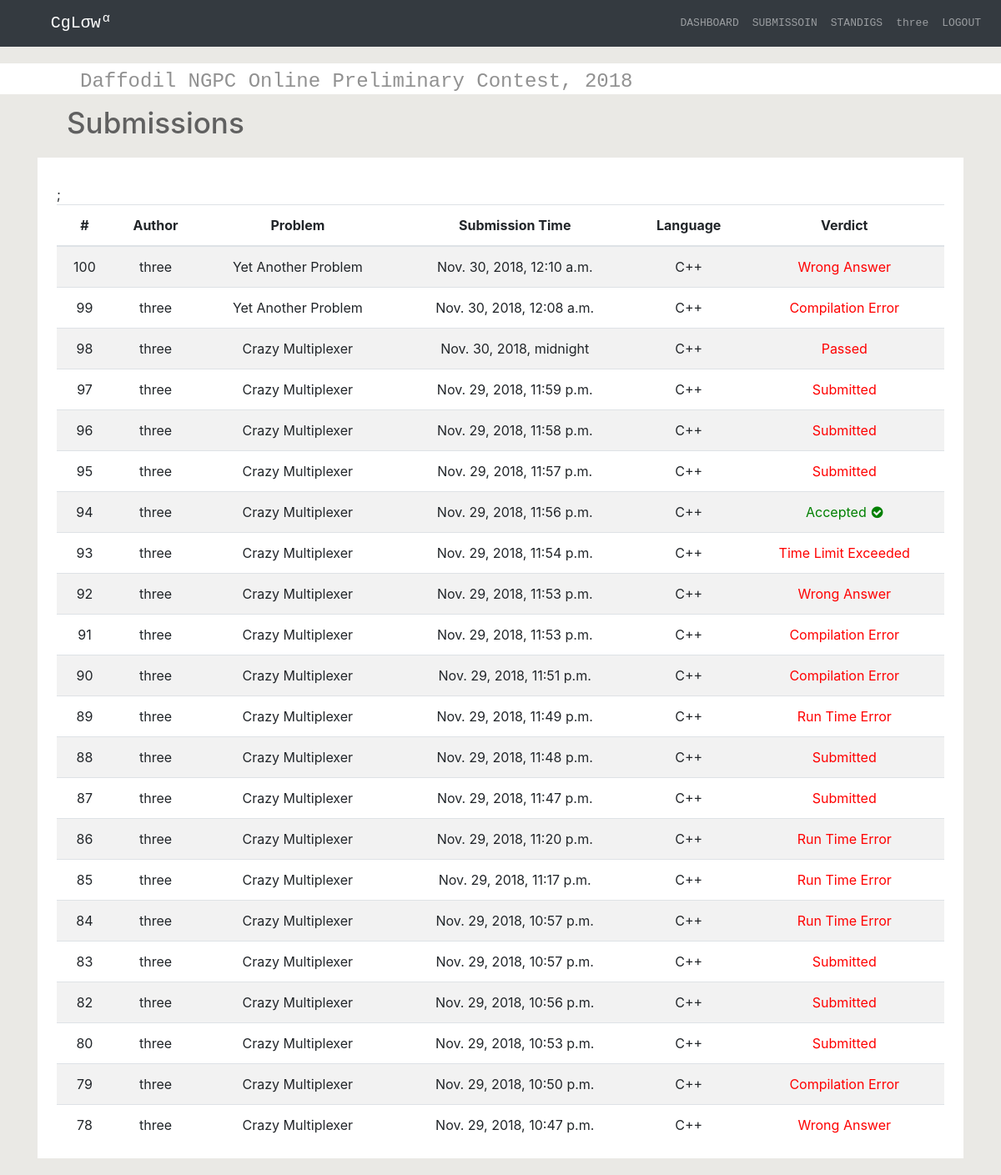
Before: /contest/2/submission (signed in) with the older database file.
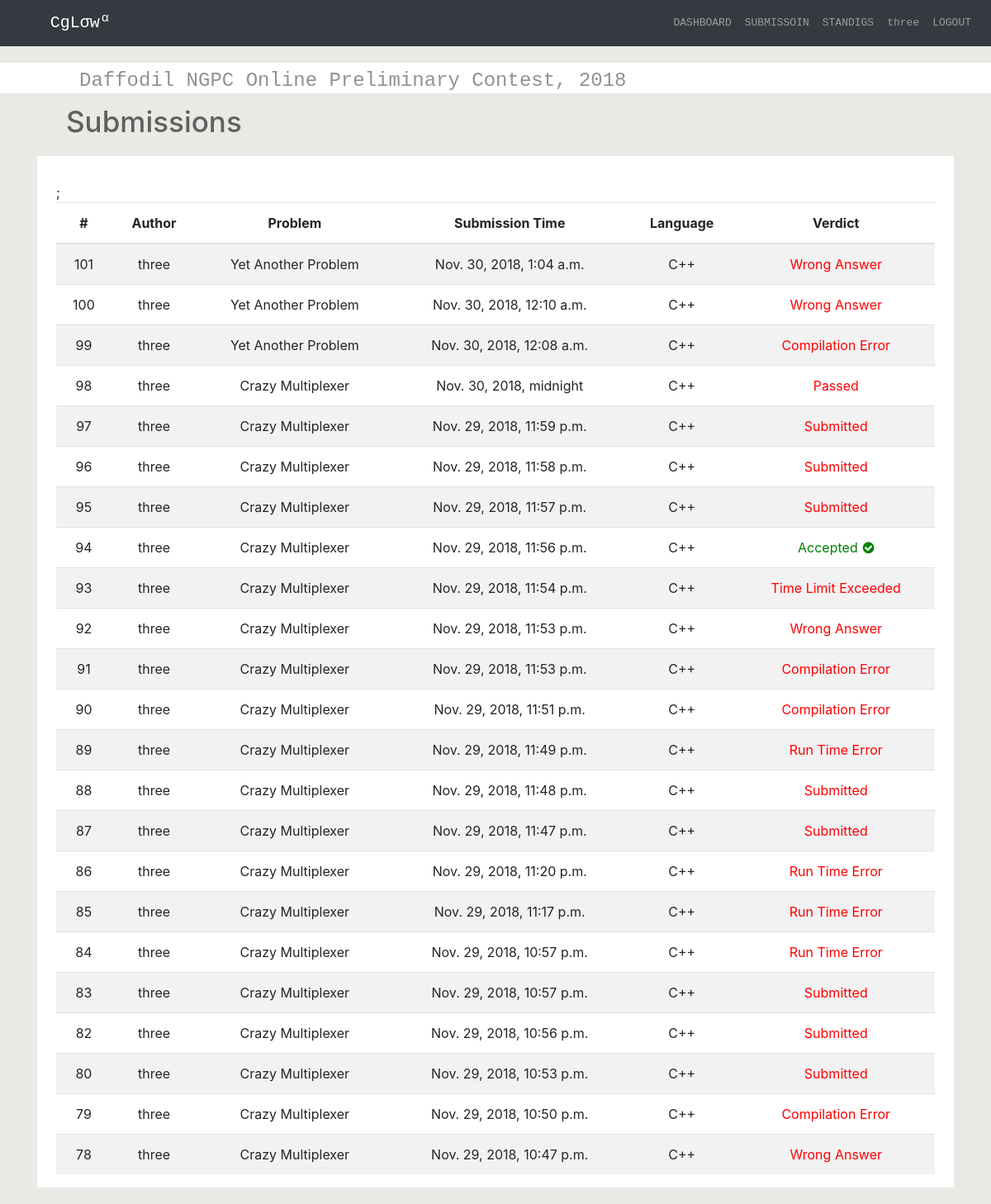
After: the same page with the newer database file.
### contest/models.py (models this page shows, shortened)
class contest(models.Model):
	name = models.CharField(max_length=200)
	start_time = models.DateTimeField(auto_now=False, auto_now_add=False)
	end_time = models.DateTimeField(auto_now=False, auto_now_add=False)
	def __str__(self):
		return self.name

class contest_submission(models.Model):
	problem_id = models.ForeignKey(contest_problemset, on_delete=models.CASCADE)
	user_id = models.ForeignKey(User, on_delete=models.CASCADE)
	judge_result = models.CharField(max_length=50, default="Submitted")
	submission_time = models.DateTimeField(auto_now_add=True)
	uploaded_file = models.FileField(upload_to='contestData/user_submission/')
	language = models.CharField(max_length=50)

class contest_problemset(models.Model):
	problem_title = models.CharField(max_length=5)
	problem_name = models.CharField(max_length=300)
	problem_file = models.FileField(upload_to='contestData/problemset/', blank=True)
	problem_time_limit = models.FloatField(default=2.0)
	problem_input = models.FileField(upload_to='contestData/problemset_input/', blank=True)
	problem_out = models.FileField(upload_to='contestData/problemset_output/', blank=True)
	total_submit = models.IntegerField(default=0)
	total_solve = models.IntegerField(default=0)
	contest_id = models.ForeignKey(contest, on_delete=models.CASCADE)
	special_judge = models.BooleanField(default=False)

### contest/views.py (the view)
# urls.py: url(r'^(?P<pk>\d+)/submission$', views.contest_individual_submission, name='contest_individual_submission'),
def contest_individual_submission(request, pk=None):
	contest_info = contest_table.objects.get(pk=pk)
	start_time = contest_info.start_time
	current_time = datetime.datetime.now(timezone.utc)
	sub = start_time.timestamp() - current_time.timestamp()
	if sub > 0.0:
		return render(request, 'home/404.html')
	context = {}
	if request.user.is_authenticated:
		context['username'] = request.user.username
	l = contest_submission.objects.filter(user_id=request.user, problem_id__contest_id__id=pk).order_by("-submission_time")
	context['contest_submission'] = l
	context['contest_info'] = contest_info
	context['contest_id'] = pk
	return render(request, 'contest/contest_submission.html', context)

### contest/templates/contest/contest_submission.html
{% extends 'home/contest_header.html' %}
{% block navitem %}
  <ul class="navbar-nav">
    <li class="nav-item">
      <a class="nav-link" style="font-family: Courier New,Courier,Lucida Sans Typewriter,Lucida Typewriter,monospace; font-size: 13px;" href="{% url 'contest_dashboard' pk=contest_id %}">DASHBOARD</a>
    </li>
    <li class="nav-item">
      <a class="nav-link" style="font-family: Courier New,Courier,Lucida Sans Typewriter,Lucida Typewriter,monospace; font-size: 13px;" href="{% url 'contest_individual_submission' pk=contest_id %}">SUBMISSOIN</a>
      <li class="nav-item">
        <a class="nav-link" style="font-family: Courier New,Courier,Lucida Sans Typewriter,Lucida Typewriter,monospace; font-size: 13px;" href="{% url 'contest_standing' pk=contest_id %}">STANDIGS</a>
      </li>
    </li>
  </ul>
{% endblock %}
{% block content %}
	<div>
		<h4 class="white-background-header" style="font-family: Courier New,Courier,Lucida Sans Typewriter,Lucida Typewriter,monospace;">{{contest_info}}</h4>
	 </div>
    <div>
        <div>
            <p style="padding-left: 5rem; font-size: 35px; font-weight: 550; color: rgb(96, 96, 96);"> Submissions </p>
        </div>
        <div style="width: 90%; margin: 0 auto; background-color: red;">
            <div class="row">
                <div class="col-lg-12 col-md-12" style="background-color: white;">
                    <div style="padding-top: 2rem;" >
                        <div class="container">
                            <div class="tablec">
                                <table class="table table-striped">
                                    <thead>
                                        <tr style="text-align: center;">
                                            <th>#</th>
                                            <th>Author</th>
                                            <th>Problem</th>
                                            <th>Submission Time</th>
                                            <th>Language</th>
                                            <th>Verdict</th>
                                        </tr>
                                    </thead>
                                    <tbody id="tab">
                                        {% for i in contest_submission %}
                                            <tr style="text-align: center;">
                                                <td>{{i.id}}</td>
                                                <td>{{username}}</td>
                                                <td>{{i.problem_id.problem_name}}</td>
                                                <td>{{i.submission_time}}</td>
                                                <td>{{i.language}}</td>
                                                {% if i.judge_result == "Accepted" %}
                                                    <td style="color: green"> {{i.judge_result}} <i class="fa fa-check-circle" aria-hidden="true"style="padding-left: 0.1rem;"></i></td>;
                                                {% elif i.judge_result == "Not Judged Yet" %}
                                                    <td style="color: #6f6f70"> {{i.judge_result}} <i class="fa fa-spinner fa-pulse fa-fw"></i></td>
                                                {% else %}
                                                    <td style="color: red"> {{i.judge_result}} </td>
                                                {% endif %}
                                            </tr>
                                        {% endfor %}
                                    </tbody>
                                </table>
                            </div>
                        </div>
                    </div>
                </div>
            </div>
        </div>
    </div>
{% endblock %}

### home/templates/home/contest_header.html (shortened to what this page needs)
<!doctype html>
<html lang="en">
  <head>
    {% load staticfiles%}
    <link href="{% static 'home/css/bootstrap.css' %}" rel="stylesheet">
    <link href="{% static 'home/css/navbar.css' %}" rel="stylesheet">
    <link href="https://stackpath.bootstrapcdn.com/font-awesome/4.7.0/css/font-awesome.min.css" rel="stylesheet">
    <link rel="stylesheet" href="{% static 'home/css/light.css' %}">
  </head>
  <body id="page-top" onload="PR.prettyPrint()" style="background-color: #eae9e5">
    <nav class="navbar navbar-expand-md navbar-dark bg-dark">
      <a class="navbar-brand" style="font-family: Courier New,Courier,Lucida Sans Typewriter,Lucida Typewriter,monospace;" href="{% url 'home' %}">
      CgL&sigma;w
      <sup style="margin-left: -10px; font-weight: 100;">α</sup>
      </a>
      <div class="collapse navbar-collapse" id="navbarsExample04">
        {% if user.is_authenticated%}
          {% block navitem %}
          {% endblock %}
          <ul class="navbar-nav">
            <li class="nav-item">
              <a class="nav-link" style="font-family: Courier New,Courier,Lucida Sans Typewriter,Lucida Typewriter,monospace; font-size: 13px;" href="#">{{username}}</a>
            </li>
            <li class="nav-item">
              <a class="nav-link" style="font-family: Courier New,Courier,Lucida Sans Typewriter,Lucida Typewriter,monospace; font-size: 13px;" href="{% url 'user_logout' %}">LOGOUT</a>
            </li>
          </ul>
        {% endif %}
      </div>
    </nav>
    {% block content %}
    {% endblock%}
  </body>
</html>

### home/static/home/css/navbar.css (style rules this page uses)
body { padding-bottom: 20px; }
.navbar { margin-bottom: 20px; }

Changed rows visible on the page:
added contest_submission: id "101", {{ username }} "three", problem_id.problem_name "Yet Another Problem", submission_time "Nov. 30, 2018, 1:04 a.m.", language "C++", judge_result "Wrong Answer"
